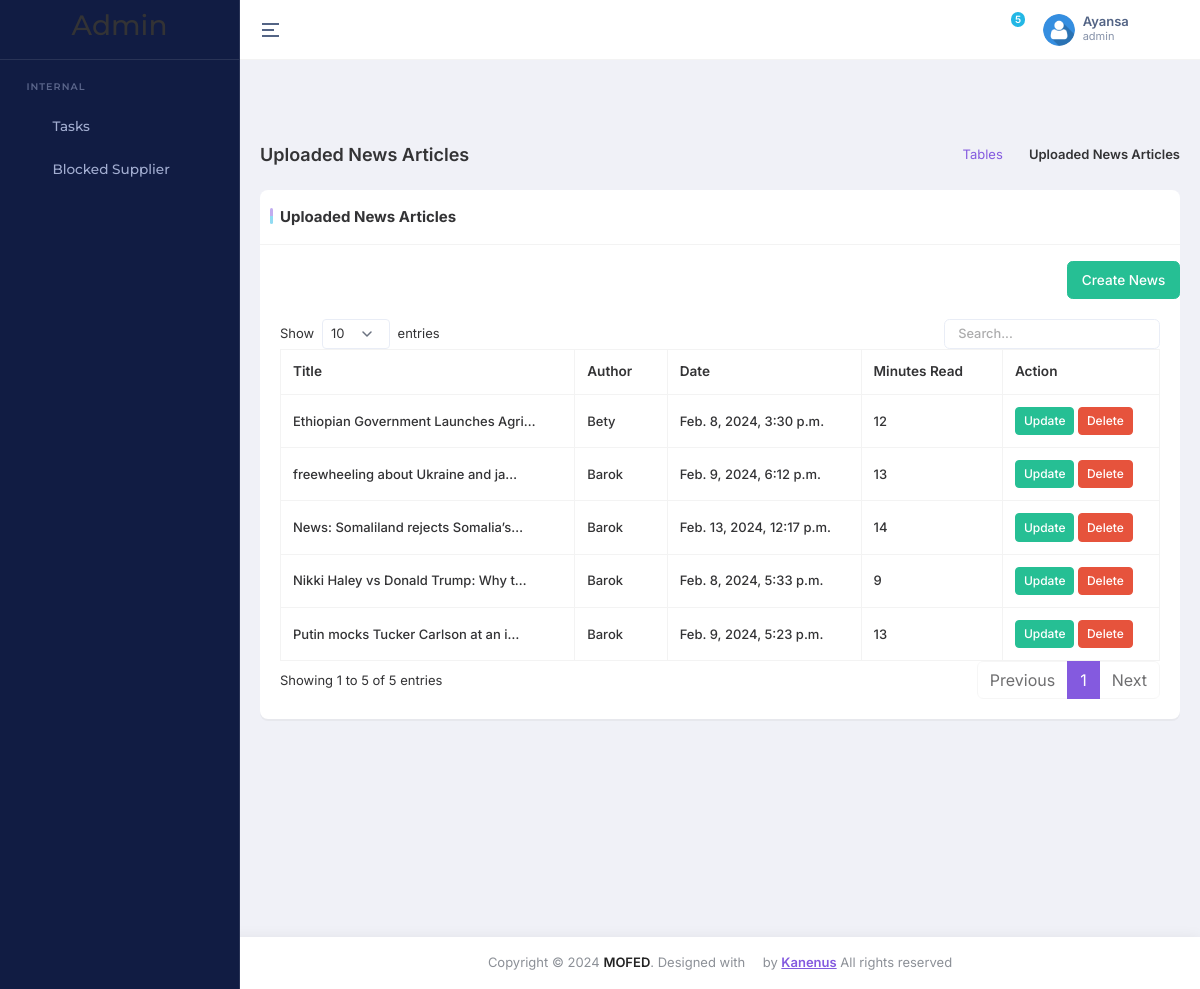
Page /news/panel/news/list/ (signed in) on the committed database.
### accounts/models.py (models this page shows)
class UserProfile(AbstractBaseUser, PermissionsMixin):
    email = models.EmailField(unique=True)
    first_name = models.CharField(('first name'), max_length=150, blank=True)
    last_name = models.CharField(('last name'), max_length=150, blank=True)
    role = models.CharField(max_length=20, choices=USER_ROLES, default='visitor')
    profile_pic = models.ImageField(upload_to='profile_pics/', null=True, blank=True)
    phonenumber = models.CharField(max_length=15, null=True, blank=True)
    groups = models.ManyToManyField(Group, blank=True, related_name='user_profiles')
    user_permissions = models.ManyToManyField(
        Permission, blank=True, related_name='user_profiles_permissions'
    )
    is_active = models.BooleanField(default=False)
    is_staff = models.BooleanField(default=False)
    is_superuser = models.BooleanField(default=False)
    status = models.CharField(max_length=100, choices=STATUS, default='Pending')
    created_date = models.DateTimeField(auto_now_add=True, editable=False)
    date_joined = models.DateTimeField(('date joined'), default=timezone.now)
    objects = MyUserManager()
    USERNAME_FIELD = 'email'
    REQUIRED_FIELDS = ['first_name', 'last_name'] # will appear at py manage.py createsuperuser thingy
    class Meta:
        ordering = ('-id',)

### news/models.py (models this page shows, shortened)
class NewsArticle(models.Model):
    title = models.CharField(max_length=255)
    author = models.CharField(max_length=100)
    content = models.TextField()
    featured_image = models.ImageField(upload_to='news_images/')
    minutes_read = models.IntegerField()
    likes = models.IntegerField(default=0)
    category = models.CharField(max_length=100)  # Add a category field
    created_at = models.DateTimeField(auto_now_add=True)
    class Meta:
        ordering = ('-id',)

### news/views.py (the view)
# urls.py: path('panel/news/list/', views.news_list, name='news_list'),  # Admin Panel News List
def news_list(request):
    news_articles = NewsArticle.objects.all()
    return render(request, 'view_news_back.html', {'news_articles': news_articles})

### core/context_processors.py (called while the page is built)
def recent_news_mega(request):
    recent_news = NewsArticle.objects.order_by('-created_at')
    recent_news  = recent_news[:4] if recent_news else recent_news
    return {'recent_news_mega':recent_news}

def stgs(request):
    contact_info = ContactInfo.objects.first()
    quick_links = QuickLink.objects.all()
    pages = Pages.objects.first()
    return {
        'contact_info': contact_info,  # Include footer data in context
        'quick_links': quick_links,  # Include footer data in context
        'stg':Settings.objects.first(),
        'pages': pages
    }

### news/templates/view_news_back.html (shortened to what this page needs)
{% extends 'base_new_admin.html' %}
{% load static %}
{% block main %}
<div class="main-content app-content">
    <div class="container-fluid">
        <div class="d-md-flex d-block align-items-center justify-content-between my-4 page-header-breadcrumb">
            <h1 class="page-title fw-semibold fs-18 mb-0">Uploaded News Articles</h1>
            <div class="ms-md-1 ms-0">
                <nav>
                    <ol class="breadcrumb mb-0">
                        <li class="breadcrumb-item"><a href="javascript:void(0);">Tables</a></li>
                        <li class="breadcrumb-item active" aria-current="page">Uploaded News Articles</li>
                    </ol>
                </nav>
            </div>
        </div>
        <div class="row">
            <div class="col-xl-12">
                <div class="card custom-card">
                    <div class="card-header">
                        <div class="card-title">
                            Uploaded News Articles
                        </div>
                    </div>
                    <div class="row mt-3">
                        <div class="col-md-12 text-end ml-auto">
                            <a href="{% url 'add_news_article' %}" class="btn btn-success">Create News</a>
                        </div>
                    </div>
                    <div class="card-body">
                        <div class="table-responsive">
                            <table id="datatable-basic" class="table table-bordered text-nowrap w-100 datatable">
                                <thead>
                                    <tr>
                                        <th>Title</th>
                                        <th>Author</th>
                                        <th>Date</th>
                                        <th>Minutes Read</th>
                                        <th>Action</th>
                                    </tr>
                                </thead>
                                <tbody>
                                    {% for article in news_articles %}
                                    <tr>
                                        <td>{{ article.title|truncatechars:35 }}</td>
                                        <td>{{ article.author }}</td>
                                        <td>{{ article.created_at }}</td>
                                        <td>{{ article.minutes_read }}</td>
                                        <td>
                                            <a href="{% url 'news_update' article.id %}"
                                                class="btn btn-success btn-sm">Update</a>
                                            <button class="btn btn-danger btn-sm"
                                                onclick="confirmDelete('{{ article.id }}')">Delete</button>
                                        </td>
                                    </tr>
                                    {% endfor %}
                                </tbody>
                            </table>
                        </div>
                    </div>
                </div>
            </div>
        </div>
    </div>
</div>
{% endblock %}

### task_manager/templates/base_new_admin.html (shortened to what this page needs)
{% load static %}
{% load menu_tags %}
{% load static cms_tags sekizai_tags  %}
<!DOCTYPE html>
<html lang="en" dir="ltr" data-nav-layout="vertical" data-theme-mode="light" data-header-styles="light" data-menu-styles="dark" data-toggled="close">
<head>
    <link id="style" href="{% static 'dashboard/libs/bootstrap/css/bootstrap.min.css' %}" rel="stylesheet" >
    <link href="{% static 'dashboard/css/styles.min.css' %}" rel="stylesheet" >
    <link href="{% static 'dashboard/css/icons.css' %}" rel="stylesheet" >
    <link href="{% static 'dashboard/libs/node-waves/waves.min.css' %}" rel="stylesheet" >
    <link href="{% static 'dashboard/libs/simplebar/simplebar.min.css' %}" rel="stylesheet" >
    <link rel="stylesheet" href="{% static 'dashboard/libs/flatpickr/flatpickr.min.css' %}">
    <link rel="stylesheet" href="{% static 'dashboard/libs/@simonwep/pickr/themes/nano.min.css' %}">
    <link rel="stylesheet" href="{% static 'dashboard/libs/jsvectormap/css/jsvectormap.min.css' %}">
    <link rel="stylesheet" href="{% static 'dashboard/libs/swiper/swiper-bundle.min.css' %}">
    <link rel="stylesheet" href="{% static 'dashboard/libs/choices.js/public/assets/styles/choices.min.css' %}">
</head>
<body>
    <div class="page">
        <header class="app-header" style="position: relative;">
            <div class="main-header-container container-fluid">
                <div class="header-content-left">
                    <div class="header-element">
                        <a aria-label="Hide Sidebar" class="sidemenu-toggle header-link animated-arrow hor-toggle horizontal-navtoggle" data-bs-toggle="sidebar" href="javascript:void(0);"><span></span></a>
                    </div>
                </div>
                <div class="header-content-right">
                    <div class="header-element header-theme-mode">
                        <a href="javascript:void(0);" class="header-link layout-setting">
                            <span class="light-layout">
                            <i class="bx bx-moon header-link-icon"></i>
                            </span>
                        </a>
                    </div>
                    <div class="header-element notifications-dropdown">
                        <a href="javascript:void(0);" class="header-link dropdown-toggle" data-bs-toggle="dropdown" data-bs-auto-close="outside" id="messageDropdown" aria-expanded="false">
                            <i class="bx bx-bell header-link-icon"></i>
                            <span class="badge bg-secondary rounded-pill header-icon-badge pulse pulse-secondary" id="notification-icon-badge">5</span>
                        </a>
                    </div>
                    <div class="header-element">
                        <a href="javascript:void(0);" class="header-link dropdown-toggle" id="mainHeaderProfile" data-bs-toggle="dropdown" data-bs-auto-close="outside" aria-expanded="false">
                            <div class="d-flex align-items-center">
                                <div class="me-sm-2 me-0">
                                    {% if user.profile_pic %}
                                    <img src="{{ user.profile_pic.url }}"  alt="img" width="32" height="32" class="rounded-circle">
                                    {% else %}
                                    <img src="{% static 'front/imgs/team/user.png' %}"  alt="img" width="32" height="32" class="rounded-circle">
                                    {% endif %}
                                </div>
                                <div class="d-sm-block d-none">
                                    <p class="fw-semibold mb-0 lh-1">{{user.first_name}}</p>
                                    <span class="op-7 fw-normal d-block fs-11">{{user.role}}</span>
                                </div>
                            </div>
                        </a>
                    </div>
                    <div class="header-element">
                        <a href="javascript:void(0);" class="header-link switcher-icon" data-bs-toggle="offcanvas" data-bs-target="#switcher-canvas">
                            <i class="bx bx-cog header-link-icon"></i>
                        </a>
                    </div>
                </div>
            </div>
        </header>
        <aside class="app-sidebar sticky" id="sidebar">
            <div class="main-sidebar-header">
                <a href="" class="header-logo">
                    <h3>Admin </h3>
                </a>
            </div>
            <div class="main-sidebar" id="sidebar-scroll">
                <nav class="main-menu-container nav nav-pills flex-column sub-open">
                    <ul class="main-menu">
                        <li class="slide__category"><span class="category-name">Internal</span></li>
                        <li class="slide has-sub">
                            <a href="javascript:void(0);" class="side-menu__item">
                                <i class="bx bx-task side-menu__icon"></i>
                                <span class="side-menu__label">Tasks</span>
                                <i class="fe fe-chevron-right side-menu__angle"></i>
                            </a>
                        </li>
                        <li class="slide">
                            <a href="{% url 'supplier_list' %}" class="side-menu__item">
                                <i class="bx bx-block side-menu__icon"></i>
                                <span class="side-menu__label">Blocked Supplier</span>
                            </a>
                        </li>
                    </ul>
                </nav>
            </div>
        </aside>
        {% block main%}{% endblock %}
        <footer class="footer mt-auto py-3 bg-white text-center">
            <div class="container">
                <span class="text-muted"> Copyright © <span id="year"></span> <a
                        href="javascript:void(0);" class="text-dark fw-semibold">MOFED</a>.
                    Designed with <span class="bi bi-heart-fill text-danger"></span> by <a href="javascript:void(0);">
                        <span class="fw-semibold text-primary text-decoration-underline">Kanenus</span>
                    </a> All
                    rights
                    reserved
                </span>
            </div>
        </footer>
    </div>
</body>
</html>

### rows in the picture
UserProfile: first_name "Ayansa", role "admin"
NewsArticle: title "News: Somaliland rejects Somalia’s…", author "Barok", created_at "Feb. 13, 2024, 12:17 p.m.", minutes_read "14"
NewsArticle: title "freewheeling about Ukraine and ja…", author "Barok", created_at "Feb. 9, 2024, 6:12 p.m.", minutes_read "13"
NewsArticle: title "Putin mocks Tucker Carlson at an i…", author "Barok", created_at "Feb. 9, 2024, 5:23 p.m.", minutes_read "13"
NewsArticle: title "Nikki Haley vs Donald Trump: Why t…", author "Barok", created_at "Feb. 8, 2024, 5:33 p.m.", minutes_read "9"
NewsArticle: title "Ethiopian Government Launches Agri…", author "Bety", created_at "Feb. 8, 2024, 3:30 p.m.", minutes_read "12"
